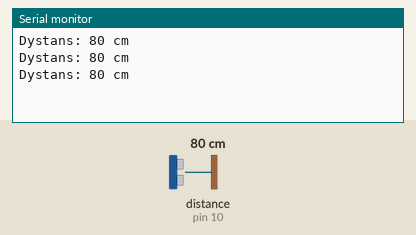
Simulated run of this sketch. Board: Arduino Uno, built with avr-gcc and run on an emulated ATmega328P. Parts: the last lines printed to the serial monitor. Wiring (inferred from the names in the program): ultrasonic range finder: trigger pin 9; echo pin 10. The inputs (shaded band) are chosen by the test bench; at power-on: distance to the obstacle (sensor on pin 10) 80 cm. The echo pulse lasts 58.3 µs per cm.

Above: at 1.3 s.
1.4 s: distance to the obstacle (sensor on pin 10) set to 4 cm
At 1.9 s:
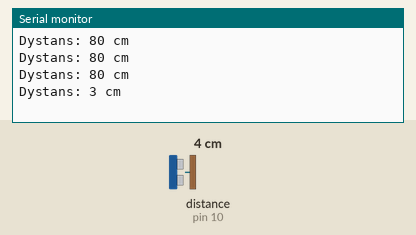
2.9 s: distance to the obstacle (sensor on pin 10) set to 2 cm
At 3.4 s:
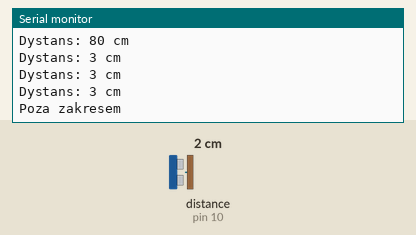

The sketch:

main.ino
```cpp
#define TRIG 9 // Pin wyzwalający Trigger
#define ECHO 10 // Pin odbiorczy Echo

void setup() {
  pinMode(TRIG, OUTPUT);
  pinMode(ECHO, INPUT);

  // Uruchomienie komunikacji szeregowej
  Serial.begin(9600);
}

void loop() {
  // Wysłanie impulsu
  digitalWrite(TRIG, LOW); delayMicroseconds(2);
  digitalWrite(TRIG, HIGH); delayMicroseconds(10);
  digitalWrite(TRIG, LOW);

  // Pomiar echa z limitem czasu (30 ms)
  long czas = pulseIn(ECHO, HIGH, 30000); // 0 jeśli brak echa

  // Jeśli nic nie odebrano w limicie czasu
  if (czas == 0) {
    Serial.println("Brak odczytu");
    delay(500);
    return;
  }

  // Przeliczamy na cm
  int dystans = czas / 58;

  // Odfiltrowujemy nienaturalne wartości
  if (dystans < 2 || dystans > 300) {
    Serial.println("Poza zakresem");
  } else {
    Serial.print("Dystans: ");
    Serial.print(dystans);
    Serial.println(" cm");
  }

  delay(500);
}
```

Measured:
- the behaviour switches between 3 and 2 cm on distance to the obstacle (sensor on pin 10) (found by bisection; images 1 and 2)
- after the input at 1.4 s, the serial monitor: prints a new line after 0.12 s (image 1)
- after the input at 2.9 s, the serial monitor: prints a new line after 0.12 s (image 2)
